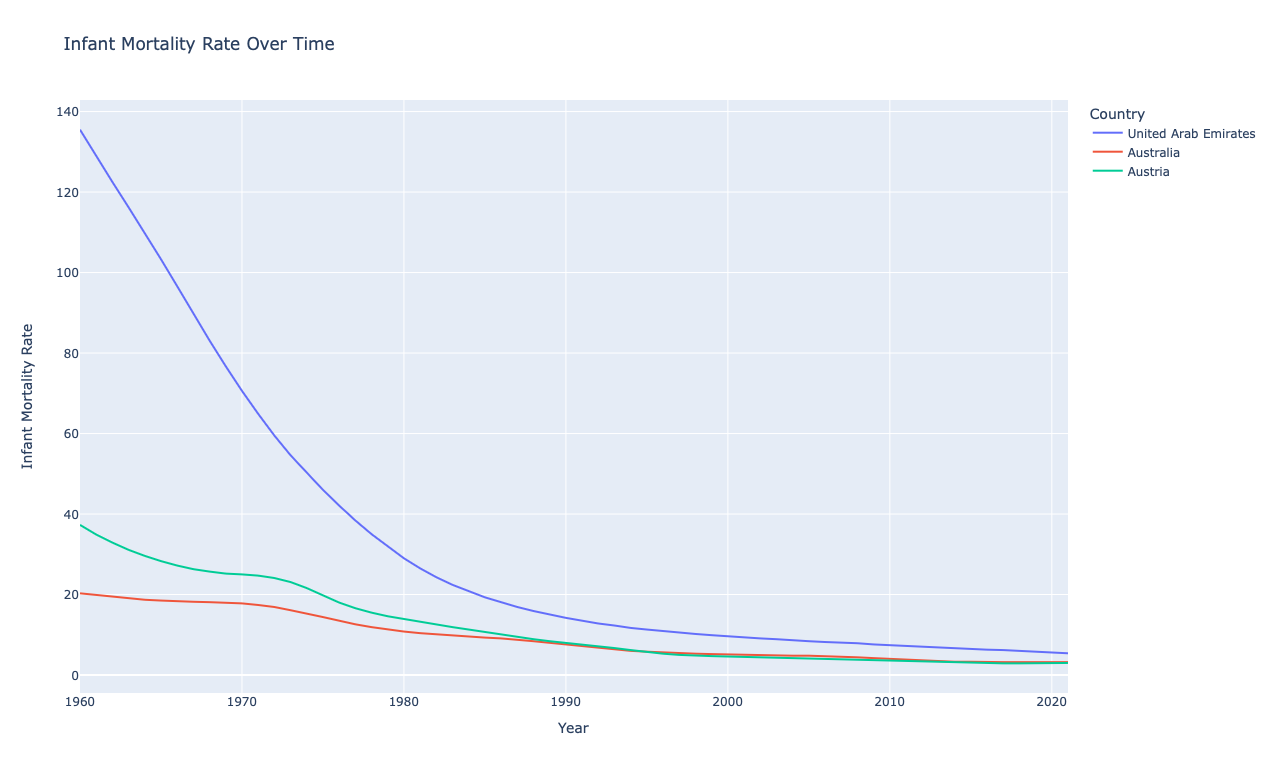

Write the Python code that produced this figure.
import pandas as pd
import plotly.express as px

def load_and_clean_data(filepath):
    # Load data, assuming the correct headers are from the first row now
    df = pd.read_csv(filepath, skiprows=1)
    # Ensure we know what the columns are named after loading
    print("Columns after loading:", df.columns.tolist())
    
    # Assuming correct column names are 'Country', 'Country Code', 'Indicator Name', 'Indicator Code'
    df.rename(columns={df.columns[0]: 'Country', df.columns[1]: 'Country Code',
                       df.columns[2]: 'Indicator Name', df.columns[3]: 'Indicator Code'}, inplace=True)

    # Melting the dataframe to make it long-form for the years
    df_long = pd.melt(df, id_vars=['Country', 'Country Code', 'Indicator Name', 'Indicator Code'],
                      var_name='Year', value_name='Infant Mortality Rate')
    df_long['Year'] = pd.to_numeric(df_long['Year'], errors='coerce')
    df_long = df_long.dropna(subset=['Year'])  # Dropping rows where 'Year' is NaN
    return df_long

def visualize_data(df, countries):
    # Filter data for specific countries
    df_filtered = df[df['Country'].isin(countries)]
    # Create a line chart
    fig = px.line(df_filtered, x='Year', y='Infant Mortality Rate', color='Country', 
                  title='Infant Mortality Rate Over Time')
    fig.show()

def main():
    filepath = 'Birthrate.csv'  # Full path to your CSV file
    df = load_and_clean_data(filepath)
    countries = ['United Arab Emirates', 'Australia', 'Austria']  # Example countries
    visualize_data(df, countries)

if __name__ == "__main__":
    main()
